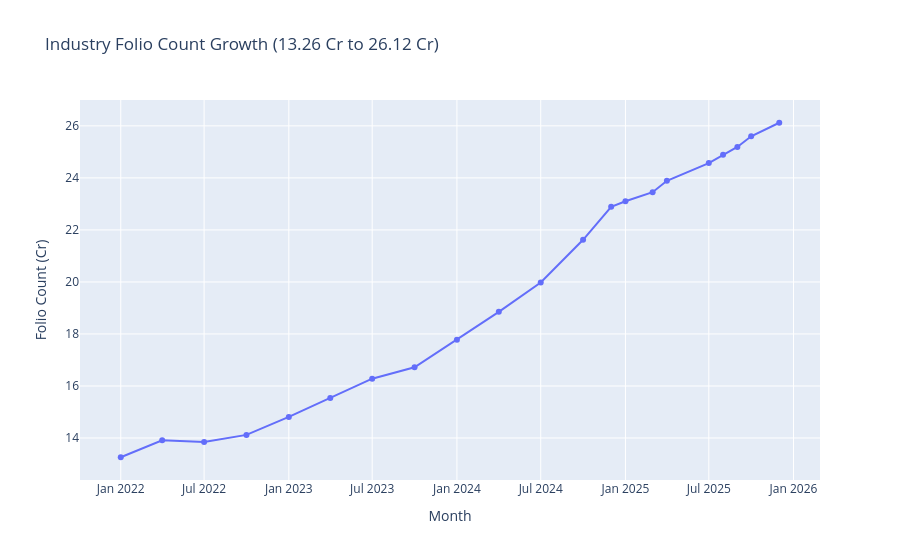

The code cell stored with this chart in its notebook:
### Code cell
import pandas as pd
import plotly.express as px
from pathlib import Path

folio_file = Path("data/processed/cleaned_06_industry_folio_count.csv")
df_folio = pd.read_csv(folio_file)

df_folio['month'] = pd.to_datetime(df_folio['month'])

fig_folio = px.line(
    df_folio, 
    x='month', 
    y='total_folios_crore', 
    title='Industry Folio Count Growth (13.26 Cr to 26.12 Cr)',
    labels={'total_folios_crore': 'Folio Count (Cr)', 'month': 'Month'},
    markers=True
)

output_path = Path("reports/folio_growth.html")
output_path.parent.mkdir(exist_ok=True)
fig_folio.write_html(output_path)

fig_folio.show()
print(f"Report saved at: {output_path}")

### Figure 1 — Plotly figure (JSON) as saved in the notebook; plotly's stock layout.template omitted (floating-point values rounded to 4 significant figures)
{"data": [{"hovertemplate": "Month=%{x}<br>Folio Count (Cr)=%{y}<extra></extra>", "legendgroup": "", "line": {"color": "#636efa", "dash": "solid"}, "marker": {"symbol": "circle"}, "mode": "lines+markers", "name": "", "orientation": "v", "showlegend": false, "type": "scatter", "x": ["2022-01-01T00:00:00", "2022-04-01T00:00:00", "2022-07-01T00:00:00", "2022-10-01T00:00:00", "2023-01-01T00:00:00", "2023-04-01T00:00:00", "2023-07-01T00:00:00", "2023-10-01T00:00:00", "2024-01-01T00:00:00", "2024-04-01T00:00:00", "2024-07-01T00:00:00", "2024-10-01T00:00:00", "2024-12-01T00:00:00", "2025-01-01T00:00:00", "2025-03-01T00:00:00", "2025-04-01T00:00:00", "2025-07-01T00:00:00", "2025-08-01T00:00:00", "2025-09-01T00:00:00", "2025-10-01T00:00:00", "2025-12-01T00:00:00"], "xaxis": "x", "y": [13.26, 13.91, 13.85, 14.12, 14.81, 15.54, 16.28, 16.72, 17.78, 18.85, 19.98, 21.62, 22.89, 23.1, 23.45, 23.89, 24.57, 24.89, 25.19, 25.6, 26.12], "yaxis": "y"}], "layout": {"legend": {"tracegroupgap": 0}, "title": {"text": "Industry Folio Count Growth (13.26 Cr to 26.12 Cr)"}, "xaxis": {"anchor": "y", "domain": [0, 1], "title": {"text": "Month"}}, "yaxis": {"anchor": "x", "domain": [0, 1], "title": {"text": "Folio Count (Cr)"}}}}
